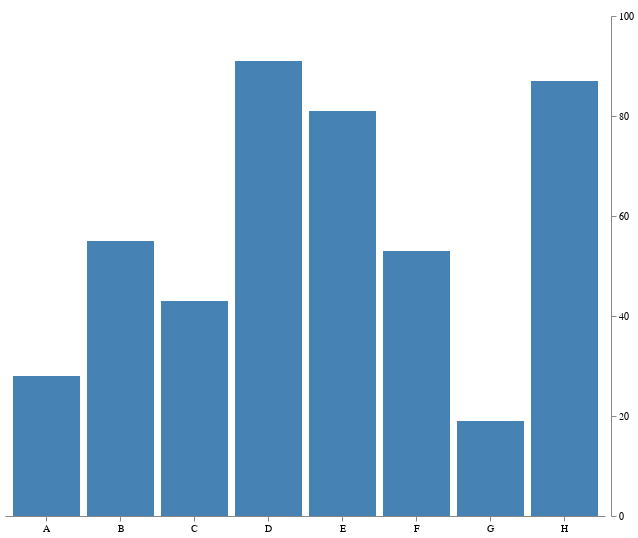

Specify this chart in Vega-Lite:
### Vega specification from a JSON file in a GitHub repository (floating-point values rounded to 4 significant figures)
{"$schema": "https://vega.github.io/schema/vega/v5.json", "width": 600, "height": 500, "padding": 5, "data": [{"name": "table", "values": [{"category": "A", "amount": 28}, {"category": "B", "amount": 55}, {"category": "C", "amount": 43}, {"category": "D", "amount": 91}, {"category": "E", "amount": 81}, {"category": "F", "amount": 53}, {"category": "G", "amount": 19}, {"category": "H", "amount": 87}]}], "signals": [{"name": "tooltip", "value": {}, "on": [{"events": "rect:mouseover", "update": "datum"}, {"events": "rect:mouseout", "update": "{}"}]}], "scales": [{"name": "xscale", "type": "band", "domain": {"data": "table", "field": "category"}, "range": "width", "padding": 0.1, "round": true}, {"name": "yscale", "domain": {"data": "table", "field": "amount"}, "nice": true, "range": "height"}], "axes": [{"orient": "bottom", "scale": "xscale"}, {"orient": "right", "scale": "yscale", "offset": 6, "tickCount": 5}], "marks": [{"type": "rect", "from": {"data": "table"}, "encode": {"enter": {"x": {"scale": "xscale", "field": "category"}, "width": {"scale": "xscale", "band": 1}, "y": {"scale": "yscale", "field": "amount"}, "y2": {"scale": "yscale", "value": 0}}, "update": {"fill": {"value": "steelblue"}}, "hover": {"fill": {"value": "red"}}}}, {"type": "text", "encode": {"enter": {"align": {"value": "center"}, "baseline": {"value": "bottom"}, "fill": {"value": "#333"}}, "update": {"x": {"scale": "xscale", "signal": "tooltip.category", "band": 0.5}, "y": {"scale": "yscale", "signal": "tooltip.amount", "offset": -2}, "text": {"signal": "tooltip.amount"}, "fillOpacity": [{"test": "isNaN(tooltip.amount)", "value": 0}, {"value": 1}]}}}]}
